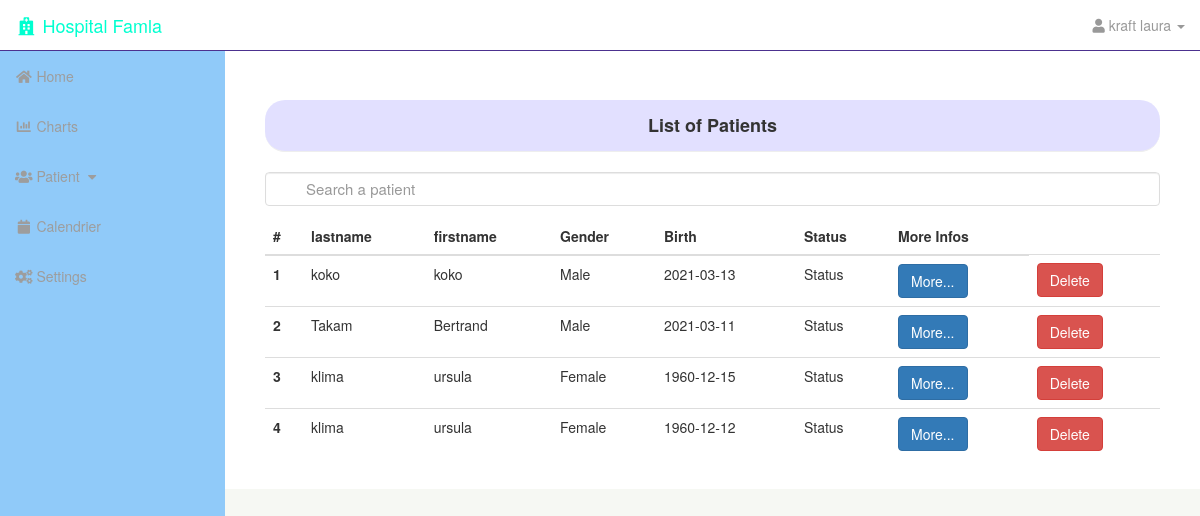
The app's page /patientlist.php (signed in) with its own data.
### tables this page shows
CREATE TABLE IF NOT EXISTS `patreg` (
  `pid` int(11) NOT NULL AUTO_INCREMENT,
  `fname` varchar(20) NOT NULL,
  `lname` varchar(20) NOT NULL,
  `gender` enum('Male','Female') NOT NULL,
  `birthday` varchar(16) NOT NULL,
  `email` varchar(60) NOT NULL,
  `phone` varchar(20) NOT NULL,
  `address` varchar(100) NOT NULL,
  `bloodtype` enum('A','B','AB','O') NOT NULL,
  `rhesus` enum('+','-') NOT NULL,
  `registrationDate` varchar(12) NOT NULL,
  `registrationTime` varchar(16) NOT NULL,
  `patient_id` int(11) NOT NULL,
  PRIMARY KEY (`pid`)
);

### database/db.php (called while the page is built, shortened)
<?php
$connection = mysqli_connect(DB_HOST, DB_USER, DB_PASS, DB_NAME);
function readAllDbTable($table){
	global $connection;
	$query = "SELECT * FROM $table";
	$query_red = mysqli_query($connection, $query);
	return $query_red;
}
?>

### patientlist.php (the view, shortened to what this page needs)
<?php include "includes/header.php" ?>
   <div id="wrapper">
	<?php include "includes/navigation.php" ?>
       <div id="page-wrapper">
           <div class="container-fluid">
               <div class="row">
                   <div class="col-lg-12">
					<div class="col-xs-12">
						<h4 class="page-header text-center" style="background-color:#1000ff1f;border-radius:20px;padding: 15px 0">
							<b>List of Patients</b>
						</h4>
					</div>
					<div class="col-xs-12 table-responsive" style="border-radius:20px">
							 <input type="text" id="myInput" class="form-control search-people" placeholder="Search a patient">
							<table class="table table-hover" >
							  <thead class="thead-light">
							    <tr>
							      <th scope="col">#</th>
							      <th scope="col">lastname</th>
							      <th scope="col">firstname</th>
							      <th scope="col">Gender</th>
							      <th scope="col">Birth</th>
							      <th scope="col">Status</th>
							      <th scope="col">More Infos</th>
							    </tr>
							  </thead>
							  <tbody id="myTable">
					<?php
						$patlist = readAllDbTable('patreg');
						$count = 0;
						while ($row = mysqli_fetch_assoc($patlist)) {
							$count++;
					?>
							    <tr>
							      <th scope="row"><?php echo $count; ?></th>
							      <td><?php echo $row['lname']; ?></td>
							      <td><?php echo $row['fname']; ?></td>
							      <td><?php echo $row['gender']; ?></td>
							      <td><?php echo $row['birthday']; ?></td>
							      <td>Status</td>
							      <td><a href="patientprofil.php?profil=<?php echo $row['patient_id']; ?>" class="btn btn-primary" >More...</a></td>
							      <td><a href="delete.php?deleteprofil=true&profil=<?php echo $row['patient_id']; ?>" class="btn btn-danger btn-del" >Delete</a></td>
							    </tr>
					<?php }?>
							  </tbody>
							</table>
					</div>
                   </div>
               </div>
           </div>
       </div>
<?php include "includes/footer.php" ?>

### css/sb-admin.css (style rules this page uses)
body { margin-top: 100px; background-color: #f6f8f3; }
@media (min-width:768px) { body { margin-top: 50px; } }
#wrapper { padding-left: 0; }
#page-wrapper { width: 100%; padding: 0; background-color: #fff; }
@media (min-width:768px) { #wrapper { padding-left: 225px; } }
@media (min-width:768px) { #page-wrapper { padding: 10px; } }

### css/hospital.css (style rules this page uses)
.search-people { background-image: url('./icon/icon-search-client-48.png'); }
.search-people, .search-in-list { background-size: 30px; background-position: 2px 2px; background-repeat: no-repeat; width: 100%; font-size: 15px; padding: 12px 20px 12px 40px; border: 1px solid #ddd; margin-bottom: 12px; }

### records on screen
patreg: lname "koko", fname "koko", gender "Male", birthday "2021-03-13"
patreg: lname "Takam", fname "Bertrand", gender "Male", birthday "2021-03-11"
patreg: lname "klima", fname "ursula", gender "Female", birthday "1960-12-15"
patreg: lname "klima", fname "ursula", gender "Female", birthday "1960-12-12"

### other values on screen
$_SESSION['lastname'] "kraft"
$_SESSION['firstname'] "laura"
